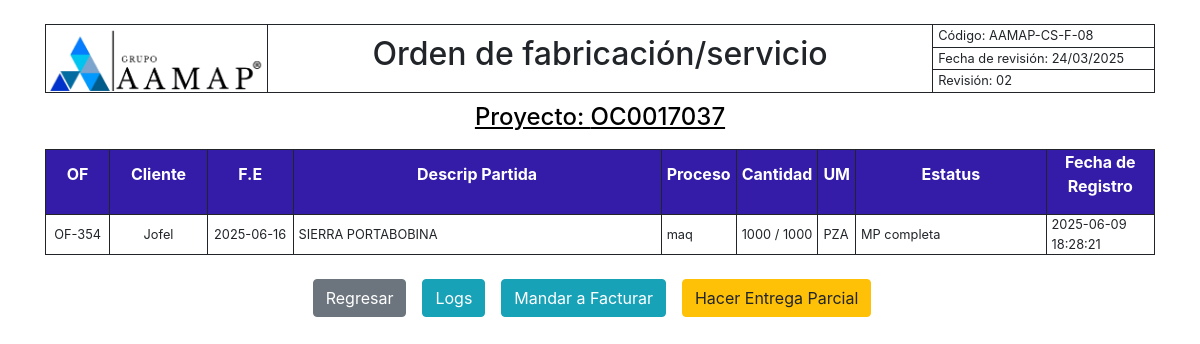
The app's page /ERP/ver_proyecto.php?id=354 (signed in) with its own data.
### tables this page shows
CREATE TABLE `orden_fab` (
  `id_fab` int(11) NOT NULL,
  `plano_ref` varchar(255) NOT NULL,
  `nota` text DEFAULT NULL,
  `observaciones` text DEFAULT NULL,
  `of_created` timestamp NOT NULL DEFAULT current_timestamp(),
  `id_proyecto` varchar(100) NOT NULL,
  `id_cliente` int(11) NOT NULL,
  `updated_at` timestamp NOT NULL DEFAULT current_timestamp() ON UPDATE current_timestamp()
);

CREATE TABLE `proyectos` (
  `cod_fab` varchar(100) NOT NULL,
  `id_cliente` int(11) DEFAULT NULL,
  `nombre` varchar(255) DEFAULT NULL,
  `descripcion` text DEFAULT NULL,
  `id_pedido` int(11) DEFAULT NULL,
  `fecha_entrega` date DEFAULT NULL,
  `etapa` enum('creado','aprobado','directo','rechazado','en proceso','finalizado','facturacion') DEFAULT 'creado',
  `observaciones` text DEFAULT NULL,
  `fecha_creacion` timestamp NOT NULL DEFAULT current_timestamp(),
  `activo` tinyint(1) NOT NULL DEFAULT 1,
  `id_comprador` int(11) DEFAULT NULL
);

CREATE TABLE `partidas` (
  `id` int(11) NOT NULL,
  `descripcion` varchar(255) NOT NULL,
  `cod_fab` varchar(100) NOT NULL,
  `proceso` varchar(10) DEFAULT NULL,
  `cantidad` int(11) NOT NULL,
  `unidad_medida` varchar(10) NOT NULL,
  `precio_unitario` float NOT NULL,
  `subtotal` decimal(10,2) GENERATED ALWAYS AS (`cantidad` * `precio_unitario`) VIRTUAL,
  `iva` decimal(10,2) GENERATED ALWAYS AS (`subtotal` * 0.16) VIRTUAL,
  `total` decimal(10,2) GENERATED ALWAYS AS (`subtotal` + `iva`) VIRTUAL,
  `id_pd` int(11) DEFAULT NULL
);

CREATE TABLE `clientes_p` (
  `id` int(11) NOT NULL,
  `nombre_comercial` varchar(100) NOT NULL,
  `razon_social` varchar(150) NOT NULL,
  `rfc` varchar(30) NOT NULL,
  `direccion` varchar(100) NOT NULL,
  `activo` tinyint(1) NOT NULL DEFAULT 1
);

### role.php (called while the page is built, shortened)
<?php
if (isset($_SESSION['username'])) {
    $username = $_SESSION['username'];
} else {
    echo "No has iniciado sesión.";
}
?>

### ERP/ver_proyecto.php (the view, shortened to what this page needs)
<?php
require 'C:/xampp/htdocs/db_connect.php';
require 'C:/xampp/htdocs/role.php';
$proyecto_id = filter_var($_GET['id'], FILTER_SANITIZE_STRING);
$sql = "SELECT
            of.id_fab AS proyecto_id,
            p.cod_fab,
            p.nombre AS nombre_proyecto,
            c.nombre_comercial AS nombre_cliente,
            p.fecha_entrega,
            p.etapa
        FROM orden_fab of
        INNER JOIN proyectos p ON of.id_proyecto = p.cod_fab
        INNER JOIN clientes_p c ON of.id_cliente = c.id
        WHERE of.id_fab = ?";
$stmt = $conn->prepare($sql);
$stmt->bind_param("s", $proyecto_id);
if (!$stmt->execute()) {
    echo "Error al ejecutar la consulta: " . $stmt->error;
    exit();
}
$result = $stmt->get_result();
$proyecto = $result->fetch_assoc();
$sqlPartidas = "SELECT
                    pa.id AS partida_id,
                    pa.descripcion AS nombre_partida,
                    pa.proceso,
                    pa.cantidad,
                    (SELECT IFNULL(SUM(ep.cantidad_entregada), 0)
                     FROM entregas_partidas ep
                     INNER JOIN entregas_parciales e ON ep.id_entrega = e.id
                     WHERE ep.id_partida = pa.id AND e.id_proyecto = pa.cod_fab) AS entregado,
                    (pa.cantidad - (SELECT IFNULL(SUM(ep.cantidad_entregada), 0)
                     FROM entregas_partidas ep
                     INNER JOIN entregas_parciales e ON ep.id_entrega = e.id
                     WHERE ep.id_partida = pa.id AND e.id_proyecto = pa.cod_fab)) AS pendiente,
                    pa.unidad_medida,
                    (SELECT re.estatus_log
                     FROM registro_estatus re
                     WHERE re.id_partida = pa.id
                     ORDER BY re.fecha_log DESC
                     LIMIT 1) AS estatus,
                    (SELECT MAX(re.fecha_log)
                     FROM registro_estatus re
                     WHERE re.id_partida = pa.id) AS ultimo_registro
                FROM partidas pa
                WHERE pa.cod_fab = (SELECT id_proyecto FROM orden_fab WHERE id_fab = ?)";
$stmtPartidas = $conn->prepare($sqlPartidas);
$stmtPartidas->bind_param("s", $proyecto_id);
if (!$stmtPartidas->execute()) {
    echo "Error al ejecutar la consulta de partidas: " . $stmtPartidas->error;
    exit();
}
$resultPartidas = $stmtPartidas->get_result();
$partidas = $resultPartidas->fetch_all(MYSQLI_ASSOC);
?>
<!DOCTYPE html>
<html lang="es">
<head>
    <link rel="stylesheet" href="https://stackpath.bootstrapcdn.com/bootstrap/4.5.2/css/bootstrap.min.css">
    <link rel="stylesheet" type="text/css" href="seep.css">
</head>
<body>
<div class="container mt-4">
<table id="header" style="width: 100%; border-collapse: collapse;">
    <tr>
        <td rowspan="3" style="width: 20%; height: auto; border: 1px solid;">
            <img src="/assets/grupo_aamap.webp" alt="Logo AAMAP" style="width: 100%;">
        </td>
        <td rowspan="3" style="width: 60%; height: auto; border: 1px solid; vertical-align: middle;">
            <h2>Orden de fabricación/servicio</h2>
        </td>
        <td class="info" style="width: 20%; height: auto; border: 1px solid; padding: 5px; text-align: left;">
            Código: AAMAP-CS-F-08
        </td>
    </tr>
    <tr>
        <td class="info" style="width: 20%; height: auto; border: 1px solid; padding: 5px; text-align: left;">
            Fecha de revisión: 24/03/2025
        </td>
    </tr>
    <tr>
        <td class="info" style="width: 20%; height: auto; border: 1px solid; padding: 5px; text-align: left;">
            Revisión: 02
        </td>
    </tr>
</table>
    <?php if ($proyecto['etapa'] != 'creado'): ?>
    <?php echo "<div id='title'><h4>Proyecto: " . htmlspecialchars($proyecto['nombre_proyecto']) . "</h4></div>";?>
    <table class="main-table">
        <thead class="thead">
            <tr>
                <th class="title"><p class="text-title">OF</p></th>
                <th class="title"><p class="text-title">Cliente</p></th>
                <th class="title"><p class="text-title">F.E</p></th>
                <th class="title"><p class="text-title">Descrip Partida</p></th>
                <th class="title"><p class="text-title">Proceso</p></th>
                <th class="title"><p class="text-title">Cantidad</p></th>
                <th class="title"><p class="text-title">UM</p></th>
                <th class="title"><p class="text-title">Estatus</p></th>
                <th class="title"><p class="text-title">Fecha de Registro</p></th>
            </tr>
        </thead>
        <tbody>
        <?php
        $numRows = count($partidas);
        if (!empty($partidas)) {
            foreach ($partidas as $key => $row) {
                echo "<tr>";
                if ($key === 0) {
                    echo "<td style='width: 6%;' rowspan='" . $numRows . "' class='text-center align-middle tbody'>" . 'OF-' . htmlspecialchars($proyecto['proyecto_id']) . "</td>";
                    echo "<td style='width: 9%;' rowspan='" . $numRows . "' class='text-center align-middle tbody'>" . htmlspecialchars($proyecto['nombre_cliente']) . "</td>";
                    echo "<td style='width: 8%;' rowspan='" . $numRows . "' class='text-center align-middle tbody'>" . htmlspecialchars($proyecto['fecha_entrega']) . "</td>";
                }
                echo "<td style='width: 35%;' class='tbody'>" . htmlspecialchars($row['nombre_partida']) . "</td>";
                echo "<td style='width: 5%;' class='tbody'>" . htmlspecialchars($row['proceso']) . "</td>";
                echo "<td style='width: 6%;' class='tbody'>" . htmlspecialchars($row['pendiente']) . " / " . htmlspecialchars($row['cantidad']) . "</td>";
                echo "<td style='width: 3%;' class='tbody'>" . htmlspecialchars($row['unidad_medida']) . "</td>";
                if ($proyecto['etapa'] == 'en proceso' || $proyecto['etapa'] == 'directo' || $proyecto['etapa'] == 'facturacion'):
                    echo "<td style='width: 18%;' data-id='" . htmlspecialchars($row['partida_id']) . "' class='editable tbody'>" . htmlspecialchars($row['estatus']) . "</td>";
                    echo "<td style='width: 10%;' class='tbody'>" . htmlspecialchars($row['ultimo_registro']) . "</td>";
                    echo "</tr>";
                endif;
            }
        } else {
            echo "<tr>";
            echo "<td colspan='14' class='text-center'>No se encontraron partidas para este proyecto.</td>";
            echo "</tr>";
        }
        ?>
        </tbody>
    </table>
    <?php endif; ?>
    <div class="mt-4 d-flex justify-content-center gap-3">
        <a href="all_projects.php" class="btn btn-secondary mr-3">Regresar</a>
        <?php if ($proyecto['etapa'] != 'creado'): ?>
            <a href="ver_logs.php?id=<?php echo urlencode($proyecto['proyecto_id']); ?>" class="btn btn-info mr-3">Logs</a>
        <?php endif; ?>
        <?php if($username == 'CIS' || $username == 'admin' || $username == 'l.aca'):
        if ($proyecto['etapa'] == 'en proceso' || $proyecto['etapa'] == 'directo'): ?>
            <a href="mandar_facturacion.php?id=<?php echo urlencode($proyecto['proyecto_id']); ?>" class="btn btn-info mr-3">Mandar a Facturar</a>
            <a href="hacer_entrega.php?id=<?php echo urlencode($proyecto['proyecto_id']); ?>" class="btn btn-warning mr-3">Hacer Entrega Parcial</a>
        <?php endif;
        endif; ?>
    </div>
</div>
</body>
</html>

### ERP/seep.css (style rules this page uses)
.main-table, .thead, .tbody, .title { border: 0.1em solid; padding: 0px 5px; }
.title { background-color: #341ca8; }
.text-title { color: white; }
.text-title, #header { text-align: center; }
.tbody { font-size: 0.8em; }
.info { height: auto; font-size: 0.8em; margin-top: 5px; border-bottom: 1px solid; line-height: 0.1; }
#title { color: #000; text-decoration: underline black; text-align: center; padding: 10px 0px; }

### records on screen
orden_fab: id_proyecto.nombre "OC0017037", id_fab "354"
partidas: cod_fab.fecha_entrega "2025-06-16", descripcion "SIERRA PORTABOBINA", proceso "maq", pendiente "1000", cantidad "1000", unidad_medida "PZA", estatus "MP completa", ultimo_registro "2025-06-09 18:28:21"
clientes_p: nombre_comercial "Jofel"
